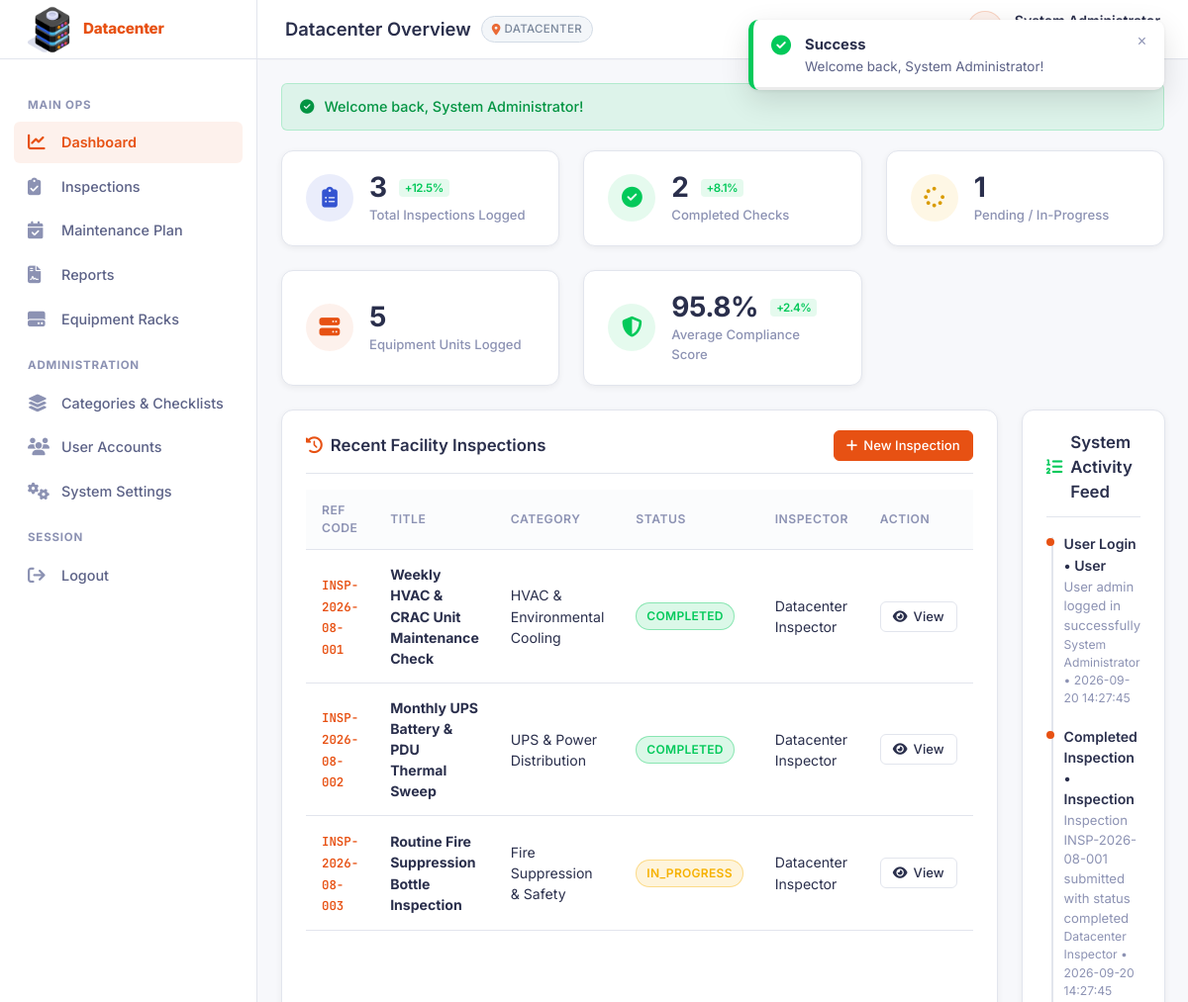
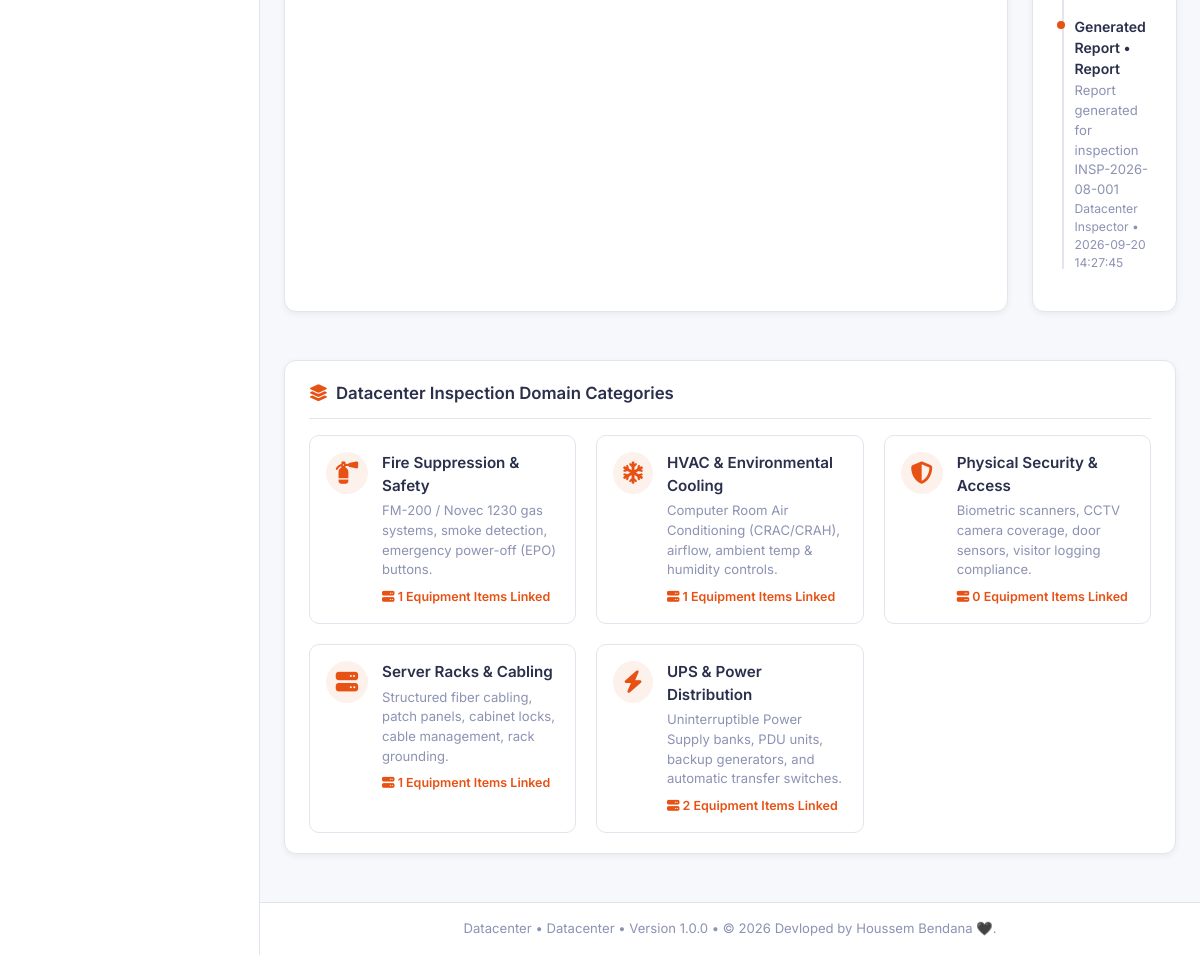
The app's page /dashboard (signed in) with its own data (2 pictures, top to bottom).
### tables this page shows
CREATE TABLE audit_logs (
    id INT AUTO_INCREMENT PRIMARY KEY,
    user_id INT NULL,
    action VARCHAR(100) NOT NULL,
    entity_type VARCHAR(50) NOT NULL,
    entity_id INT NULL,
    details TEXT NULL,
    ip_address VARCHAR(45) NULL,
    created_at DATETIME DEFAULT CURRENT_TIMESTAMP,
    FOREIGN KEY (user_id) REFERENCES users(id) ON DELETE SET NULL
);

CREATE TABLE inspections (
    id INT AUTO_INCREMENT PRIMARY KEY,
    title VARCHAR(200) NOT NULL,
    reference_code VARCHAR(50) NOT NULL UNIQUE,
    user_id INT NOT NULL,
    category_id INT NOT NULL,
    equipment_id INT NULL,
    status ENUM('pending', 'in_progress', 'completed', 'cancelled') NOT NULL DEFAULT 'pending',
    notes TEXT NULL,
    started_at DATETIME NULL,
    completed_at DATETIME NULL,
    created_at DATETIME DEFAULT CURRENT_TIMESTAMP,
    FOREIGN KEY (user_id) REFERENCES users(id) ON DELETE CASCADE,
    FOREIGN KEY (category_id) REFERENCES categories(id) ON DELETE CASCADE,
    FOREIGN KEY (equipment_id) REFERENCES equipment(id) ON DELETE SET NULL
);

CREATE TABLE categories (
    id INT AUTO_INCREMENT PRIMARY KEY,
    name VARCHAR(100) NOT NULL,
    slug VARCHAR(100) NOT NULL UNIQUE,
    description TEXT NULL,
    icon VARCHAR(50) DEFAULT 'fa-list-check',
    created_at DATETIME DEFAULT CURRENT_TIMESTAMP
);

CREATE TABLE users (
    id INT AUTO_INCREMENT PRIMARY KEY,
    name VARCHAR(100) NOT NULL,
    email VARCHAR(150) NOT NULL UNIQUE,
    password VARCHAR(255) NOT NULL,
    role ENUM('admin', 'inspector', 'manager') NOT NULL DEFAULT 'inspector',
    status ENUM('active', 'inactive') NOT NULL DEFAULT 'active',
    avatar VARCHAR(255) NULL,
    created_at DATETIME DEFAULT CURRENT_TIMESTAMP,
    updated_at DATETIME DEFAULT CURRENT_TIMESTAMP ON UPDATE CURRENT_TIMESTAMP
);

### app/controllers/DashboardController.php (called while the page is built, shortened)
<?php
class DashboardController {
    private Inspection $inspectionModel;
    private Equipment $equipmentModel;
    private Category $categoryModel;
    private Report $reportModel;
    private AuditLog $auditLog;
    public function __construct() {
        $this->inspectionModel = new Inspection();
        $this->equipmentModel = new Equipment();
        $this->categoryModel = new Category();
        $this->reportModel = new Report();
        $this->auditLog = new AuditLog();
    }
    public function index(): void {
        $inspections = $this->inspectionModel->all();
        $equipments = $this->equipmentModel->all();
        $categories = $this->categoryModel->all();
        $reports = $this->reportModel->all();
        $recentLogs = $this->auditLog->getRecent(6);
        $totalInspections = count($inspections);
        $completedInspections = count(array_filter($inspections, fn($i) => $i['status'] === STATUS_COMPLETED));
        $pendingInspections = count(array_filter($inspections, fn($i) => $i['status'] === STATUS_PENDING || $i['status'] === STATUS_IN_PROGRESS));
        $totalEquipment = count($equipments);
        $activeEquipment = count(array_filter($equipments, fn($e) => $e['status'] === EQUIPMENT_ACTIVE));
        $scores = array_map(fn($r) => (float)$r['score'], $reports);
        $avgScore = !empty($scores) ? round(array_sum($scores) / count($scores), 1) : 100.0;
        view('dashboard.index', [
            'totalInspections' => $totalInspections,
            'completedInspections' => $completedInspections,
            'pendingInspections' => $pendingInspections,
            'totalEquipment' => $totalEquipment,
            'activeEquipment' => $activeEquipment,
            'avgScore' => $avgScore,
            'recentInspections' => array_slice($inspections, 0, 5),
            'categories' => $categories,
            'recentLogs' => $recentLogs
        ]);
    }
}

### index.php (called while the page is built)
<?php
require_once __DIR__ . '/public/index.php';

### app/models/AuditLog.php (called while the page is built, shortened)
<?php
class AuditLog {
    private ?PDO $db;
    public function __construct() {
        $this->db = Database::getInstance()->getConnection();
    }
    public function getRecent(int $limit = 50): array {
        $sql = "SELECT a.*, u.name as user_name
                FROM audit_logs a
                LEFT JOIN users u ON a.user_id = u.id
                ORDER BY a.created_at DESC LIMIT :limit";
        $stmt = $this->db->prepare($sql);
        $stmt->bindValue(':limit', $limit, PDO::PARAM_INT);
        $stmt->execute();
        return $stmt->fetchAll();
    }
}

### app/config/database.php (called while the page is built, shortened)
<?php
class Database {
    private static ?Database $instance = null;
    private ?PDO $connection = null;
    private string $host = '127.0.0.1';
    private string $dbName = 'datacenter_inspection';
    private string $username = 'root';
    private string $password = '';
    private string $charset = 'utf8mb4';
    private int $port = 3306;
    private function __construct() {
        $host = getenv('DB_HOST') ?: $this->host;
        $port = getenv('DB_PORT') ?: $this->port;
        $dbName = getenv('DB_NAME') ?: $this->dbName;
        $username = getenv('DB_USER') ?: $this->username;
        $password = getenv('DB_PASS') !== false ? getenv('DB_PASS') : $this->password;
        $driver = getenv('DB_DRIVER') ?: 'mysql';
        try {
            if ($driver === 'sqlite') {
                $sqlitePath = getenv('DB_SQLITE_PATH') ?: __DIR__ . '/../../storage/database.sqlite';
                $dsn = "sqlite:" . $sqlitePath;
                $this->connection = new PDO($dsn, null, null, [
                    PDO::ATTR_ERRMODE => PDO::ERRMODE_EXCEPTION,
                    PDO::ATTR_DEFAULT_FETCH_MODE => PDO::FETCH_ASSOC
                ]);
            } else {
                $dsn = "mysql:host={$host};port={$port};dbname={$dbName};charset={$this->charset}";
                $options = [
                    PDO::ATTR_ERRMODE => PDO::ERRMODE_EXCEPTION,
                    PDO::ATTR_DEFAULT_FETCH_MODE => PDO::FETCH_ASSOC,
                    PDO::ATTR_EMULATE_PREPARES => false,
                ];
                $this->connection = new PDO($dsn, $username, $password, $options);
            }
        } catch (PDOException $e) {
            error_log("Database Connection Error: " . $e->getMessage());
            $this->connection = null;
        }
    }
    public static function getInstance(): Database {
        if (self::$instance === null) {
            self::$instance = new Database();
        }
        return self::$instance;
    }
    public function getConnection(): ?PDO {
        return $this->connection;
    }
}

### app/helpers/auth.php (called while the page is built, shortened)
<?php
if (!function_exists('auth_check')) {
    function auth_check(): bool {
        return isset($_SESSION['user_id']) && !empty($_SESSION['user_id']);
    }
}
if (!function_exists('auth_user')) {
    function auth_user(): ?array {
        if (auth_check()) {
            return [
                'id' => $_SESSION['user_id'] ?? null,
                'name' => $_SESSION['user_name'] ?? 'User',
                'email' => $_SESSION['user_email'] ?? '',
                'role' => $_SESSION['user_role'] ?? ROLE_INSPECTOR,
                'avatar' => $_SESSION['user_avatar'] ?? null
            ];
        }
        return null;
    }
}
if (!function_exists('can_write')) {
    function can_write(string $module): bool {
        $user = auth_user();
        return \App\Config\Constants::roleHasPermission($user['role'] ?? '', $module, 'write');
    }
}

### app/config/constants.php (called while the page is built, shortened)
<?php
class Constants {
    public static function roleHasPermission(string $roleValue, string $module, string $level = 'read'): bool {
        if ($roleValue === 'admin' || $roleValue === 'ROLE_ADMIN') {
            return true;
        }
        return false;
    }
}

### app/models/Inspection.php (called while the page is built, shortened)
<?php
class Inspection {
    private ?PDO $db;
    public function __construct() {
        $this->db = Database::getInstance()->getConnection();
    }
    public function all(): array {
        $sql = "SELECT i.*, u.name as inspector_name, c.name as category_name, e.name as equipment_name
                FROM inspections i
                LEFT JOIN users u ON i.user_id = u.id
                LEFT JOIN categories c ON i.category_id = c.id
                LEFT JOIN equipment e ON i.equipment_id = e.id
                ORDER BY i.created_at DESC";
        return $this->db->query($sql)->fetchAll();
    }
}

### app/models/Category.php (called while the page is built, shortened)
<?php
class Category {
    private ?PDO $db;
    public function __construct() {
        $this->db = Database::getInstance()->getConnection();
    }
    public function all(): array {
        $stmt = $this->db->query("SELECT c.*, COUNT(e.id) as equipment_count
                                  FROM categories c
                                  LEFT JOIN equipment e ON e.category_id = c.id
                                  GROUP BY c.id ORDER BY c.name ASC");
        return $stmt->fetchAll();
    }
}

### app/views/dashboard/index.php (the view, shortened to what this page needs)
<div class="metrics-grid">
    <div class="metric-card">
        <div class="metric-icon blue">
            <i class="fa-solid fa-clipboard-list"></i>
        </div>
        <div class="metric-data">
            <h3><span class="counter-val" data-target="<?= $totalInspections ?>"><?= $totalInspections ?></span> <span class="trend-badge up">+12.5%</span></h3>
            <p>Total Inspections Logged</p>
        </div>
    </div>
    <div class="metric-card">
        <div class="metric-icon green">
            <i class="fa-solid fa-circle-check"></i>
        </div>
        <div class="metric-data">
            <h3><span class="counter-val" data-target="<?= $completedInspections ?>"><?= $completedInspections ?></span> <span class="trend-badge up">+8.1%</span></h3>
            <p>Completed Checks</p>
        </div>
    </div>
    <div class="metric-card">
        <div class="metric-icon amber">
            <i class="fa-solid fa-spinner"></i>
        </div>
        <div class="metric-data">
            <h3 class="counter-val" data-target="<?= $pendingInspections ?>"><?= $pendingInspections ?></h3>
            <p>Pending / In-Progress</p>
        </div>
    </div>
    <div class="metric-card">
        <div class="metric-icon primary">
            <i class="fa-solid fa-server"></i>
        </div>
        <div class="metric-data">
            <h3 class="counter-val" data-target="<?= $totalEquipment ?>"><?= $totalEquipment ?></h3>
            <p>Equipment Units Logged</p>
        </div>
    </div>
    <div class="metric-card">
        <div class="metric-icon green">
            <i class="fa-solid fa-shield-halved"></i>
        </div>
        <div class="metric-data">
            <h3><?= $avgScore ?>% <span class="trend-badge up">+2.4%</span></h3>
            <p>Average Compliance Score</p>
        </div>
    </div>
</div>
<div style="display: grid; grid-template-columns: 2fr 1fr; gap: 1.5rem; margin-bottom: 1.5rem;">
    <div class="card">
        <div class="card-header">
            <div class="card-title">
                <i class="fa-solid fa-clock-rotate-left" style="color: var(--primary);"></i> Recent Facility Inspections
            </div>
            <?php if (can_write('inspections')): ?>
            <a href="/inspections/create" class="btn btn-primary btn-sm">
                <i class="fa-solid fa-plus"></i> New Inspection
            </a>
            <?php endif; ?>
        </div>
        <div class="table-responsive">
            <table class="table">
                <thead>
                    <tr>
                        <th>Ref Code</th>
                        <th>Title</th>
                        <th>Category</th>
                        <th>Status</th>
                        <th>Inspector</th>
                        <th>Action</th>
                    </tr>
                </thead>
                <tbody>
                    <?php if (empty($recentInspections)): ?>
                        <tr><td colspan="6" style="text-align: center; color: var(--text-secondary);">No inspections logged yet.</td></tr>
                    <?php else: ?>
                        <?php foreach ($recentInspections as $i): ?>
                        <tr>
                            <td><span class="code-text" style="color: var(--primary); font-weight:600;"><?= sanitize($i['reference_code']) ?></span></td>
                            <td><strong><?= sanitize($i['title']) ?></strong></td>
                            <td><?= sanitize($i['category_name']) ?></td>
                            <td><span class="badge badge-<?= sanitize($i['status']) ?>"><?= sanitize($i['status']) ?></span></td>
                            <td><?= sanitize($i['inspector_name']) ?></td>
                            <td>
                                <a href="/inspections/show?id=<?= $i['id'] ?>" class="btn btn-secondary btn-sm"><i class="fa-solid fa-eye"></i> View</a>
                            </td>
                        </tr>
                        <?php endforeach; ?>
                    <?php endif; ?>
                </tbody>
            </table>
        </div>
    </div>
    <div class="card">
        <div class="card-header">
            <div class="card-title">
                <i class="fa-solid fa-list-ol" style="color: var(--color-success);"></i> System Activity Feed
            </div>
        </div>
        <ul class="timeline">
            <?php foreach ($recentLogs as $log): ?>
                <li class="timeline-item">
                    <div class="timeline-title"><?= sanitize($log['action']) ?> &bull; <?= sanitize($log['entity_type']) ?></div>
                    <div style="font-size: 0.82rem; color: var(--text-secondary); margin-top:2px;"><?= sanitize($log['details']) ?></div>
                    <div class="timeline-time"><?= sanitize($log['user_name'] ?? 'System') ?> &bull; <?= sanitize($log['created_at']) ?></div>
                </li>
            <?php endforeach; ?>
        </ul>
    </div>
</div>
<div class="card">
    <div class="card-header">
        <div class="card-title">
            <i class="fa-solid fa-layer-group" style="color: var(--primary);"></i> Datacenter Inspection Domain Categories
        </div>
    </div>
    <div class="category-grid">
        <?php foreach ($categories as $cat): ?>
            <div class="category-card">
                <div class="category-icon">
                    <i class="fa-solid <?= sanitize($cat['icon']) ?>"></i>
                </div>
                <div>
                    <h4 style="font-size: 0.95rem; color: var(--text-primary); font-weight:600;"><?= sanitize($cat['name']) ?></h4>
                    <p style="font-size: 0.82rem; color: var(--text-secondary); margin-top: 4px;"><?= sanitize($cat['description']) ?></p>
                    <div style="font-size: 0.78rem; color: var(--primary); margin-top: 8px; font-weight:600;">
                        <i class="fa-solid fa-server"></i> <?= $cat['equipment_count'] ?> Equipment Items Linked
                    </div>
                </div>
            </div>
        <?php endforeach; ?>
    </div>
</div>

### records on screen
audit_logs: id "3", user "2", entity "1", action "Generated Report", entity_type "Report", details "Report generated for inspection INSP-2026-08-001", user.name "Datacenter Inspector", created_at "2026-09-20 14:27:45"
inspections: reference_code "INSP-2026-08-001", title "Weekly HVAC & CRAC Unit Maintenance Check", category.name "HVAC & Environmental Cooling", status "COMPLETED", user.name "Datacenter Inspector"
inspections: reference_code "INSP-2026-08-002", title "Monthly UPS Battery & PDU Thermal Sweep", category.name "UPS & Power Distribution", status "COMPLETED", user.name "Datacenter Inspector"
inspections: reference_code "INSP-2026-08-003", title "Routine Fire Suppression Bottle Inspection", category.name "Fire Suppression & Safety", status "IN_PROGRESS", user.name "Datacenter Inspector"
audit_logs: action "User Login", entity_type "User", details "User admin logged in successfully", user.name "System Administrator", created_at "2026-09-20 14:27:45"
audit_logs: action "Completed Inspection", entity_type "Inspection", details "Inspection INSP-2026-08-001 submitted with status completed", user.name "Datacenter Inspector", created_at "2026-09-20 14:27:45"
categories: name "Fire Suppression & Safety", description "FM-200 / Novec 1230 gas systems, smoke detection, emergency power-off (EPO) buttons.", equipment_count "1"
categories: name "HVAC & Environmental Cooling", description "Computer Room Air Conditioning (CRAC/CRAH), airflow, ambient temp & humidity controls.", equipment_count "1"
categories: name "Physical Security & Access", description "Biometric scanners, CCTV camera coverage, door sensors, visitor logging compliance.", equipment_count "0"
categories: name "Server Racks & Cabling", description "Structured fiber cabling, patch panels, cabinet locks, cable management, rack grounding.", equipment_count "1"
categories: name "UPS & Power Distribution", description "Uninterruptible Power Supply banks, PDU units, backup generators, and automatic transfer switches.", equipment_count "2"

### other values on screen
$entName "Datacenter"
$title "Datacenter Overview"
enterprise_site() "DATACENTER"
$flash['message'] "Welcome back, System Administrator!"
$totalEquipment "5"
$avgScore "95.8"
enterprise_name() "Datacenter"
enterprise_site() "Datacenter"
APP_VERSION "1.0.0"
